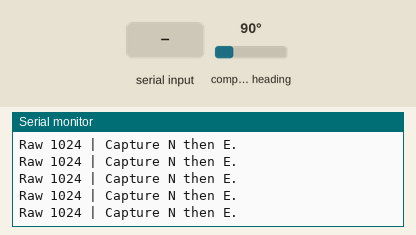
A sketch run on a simulated Arduino Uno, built with avr-gcc and run on an emulated ATmega328P. Parts: the last lines printed to the serial monitor. Wiring (inferred from the names in the program): AS5600 angle sensor at I2C address 0x36. The test bench sets the inputs (shaded band); at power-on: compass heading 90°.

Above: at 1.2 s.
1.3 s: "n" received over Serial
2.9 s: "e" received over Serial
4.5 s: compass heading set to 7°
At 4.79 s:
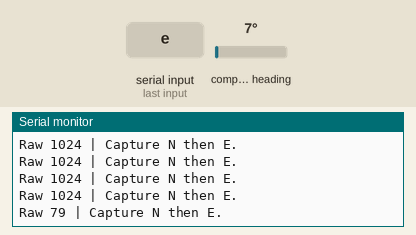
6.0 s: "e" received over Serial
At 6.2 s:
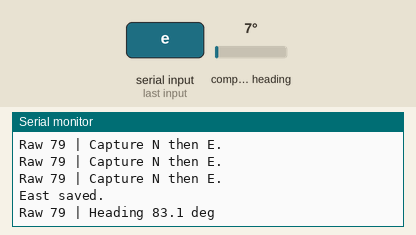
7.5 s: compass heading set to 90°
At 7.61 s:
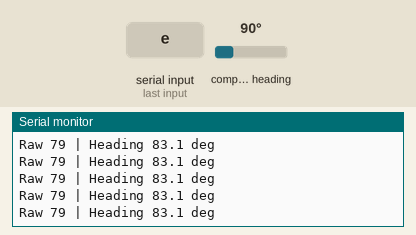

The sketch:

model_wind_vane_pointer.ino
```cpp
// Model wind vane pointer · Arduino Uno R3 + Adafruit AS5600 breakout.
#include <Wire.h>
constexpr uint8_t address = 0x36;
constexpr int countsPerTurn = 4096;
int north = -1;
int orientation = 0;

bool readRegister(uint8_t first, uint8_t* values, uint8_t length) {
  Wire.beginTransmission(address);
  Wire.write(first);
  if (Wire.endTransmission(false) != 0) return false;
  if (Wire.requestFrom(address, length) != length) return false;
  for (uint8_t i = 0; i < length; ++i) values[i] = Wire.read();
  return true;
}

int wrapCounts(int counts) {
  return (counts + countsPerTurn) % countsPerTurn;
}

void setup() {
  Wire.begin();
  Serial.begin(115200);
  Serial.println(F("Point at N and send n. Point at E and send e."));
}

void loop() {
  char command = 0;
  while (Serial.available()) {
    const int value = Serial.read();
    if (value == 'n' || value == 'e') command = value;
  }
  uint8_t status;
  uint8_t angle[2];
  if (!readRegister(0x0B, &status, 1) || !readRegister(0x0C, angle, 2)) {
    Serial.println(F("I2C read failed. Check wiring."));
  } else if (!(status & 0x20) || (status & 0x18)) {
    Serial.println(F("Adjust the magnet alignment or gap."));
  } else {
    const int raw = ((angle[0] & 0x0F) << 8) | angle[1];
    if (command == 'n') {
      north = raw;
      orientation = 0;
      Serial.println(F("North saved."));
    } else if (command == 'e' && north >= 0) {
      const int delta = wrapCounts(raw - north + 2048) - 2048;
      if (abs(abs(delta) - 1024) <= 256) {
        orientation = delta > 0 ? 1 : -1;
        Serial.println(F("East saved."));
      } else {
        Serial.println(F("East must be near a quarter turn from north."));
      }
    }
    Serial.print(F("Raw "));
    Serial.print(raw);
    if (orientation) {
      const int heading = wrapCounts((raw - north) * orientation);
      Serial.print(F(" | Heading "));
      Serial.print(heading * 360.0 / countsPerTurn, 1);
      Serial.print(F(" deg"));
    } else {
      Serial.print(F(" | Capture N then E."));
    }
    Serial.println();
  }
  delay(200);
}
```

Measured:
- after the input at 4.5 s, the serial monitor: prints a new line after 0.14 s (image 1)
- after the input at 6.0 s, the serial monitor: prints a new line after 0.05 s (image 2)
